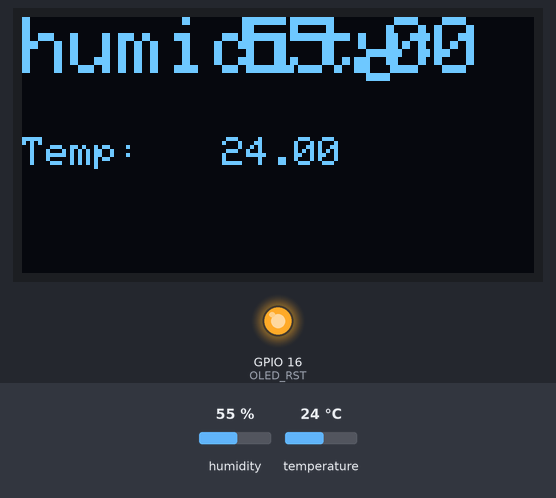
Recording of a sketch running on a simulated ESP32. On the bench: 128×64 one-colour display, output pins drawn as LEDs (lit = HIGH). The inputs (shaded band) are chosen by the test bench; at power-on: humidity 55 %, temperature 24 °C. No radio packets arrive unless stated; what the sketch prints to the serial monitor is not drawn.

Above: at 3.3 s.
3.4 s: humidity set to 22 %
At 8.5 s:
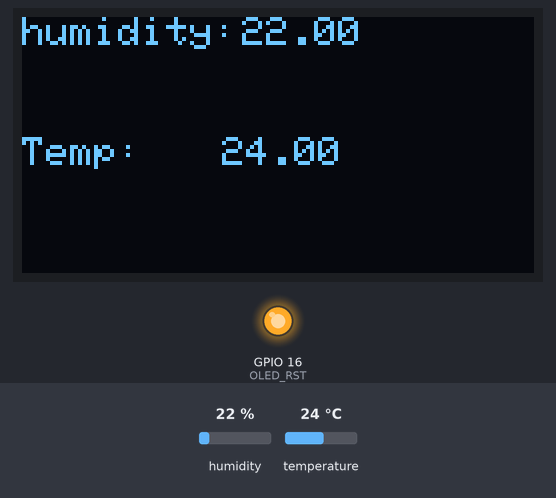
9.1 s: temperature set to 12 °C
At 13.9 s:
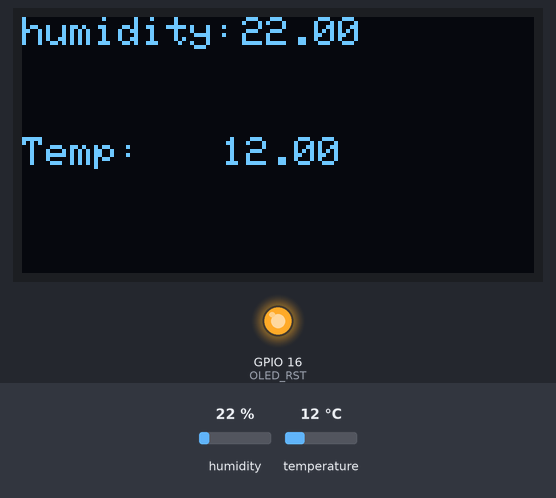
14.8 s: humidity set to 40 %
At 18.1 s:
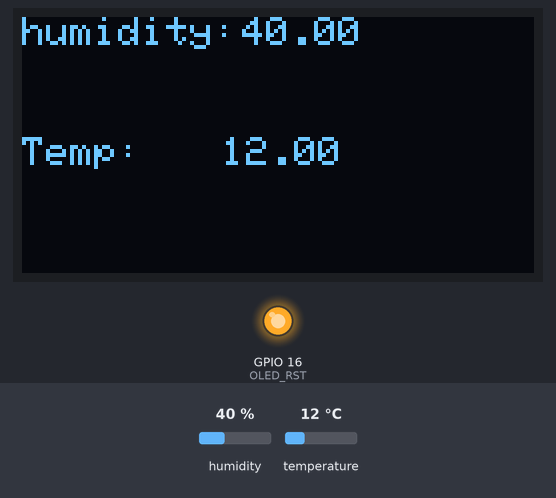
20.5 s: temperature set to 19 °C
Timing chart, 0 to 23.5 s (numbered marks = the images above; inputs shaded):
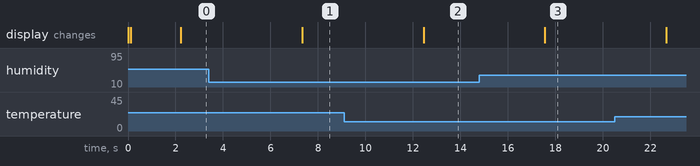

Measured:
- after the input at 3.4 s, the display: changes after 3.9 s (image 1)
- after the input at 9.1 s, the display: changes after 3.3 s (image 2)
- after the input at 14.8 s, the display: changes after 2.8 s (image 3)

The sketch:

main.ino
```cpp
/*
  * source humidity  https://esp32io.com/tutorials/esp32-temperature-humidity-sensor
  * source lora code  https://randomnerdtutorials.com/ttgo-lora32-sx1276-arduino-ide/
  *  libs add
  *  adafruit ssd 1306
  *  gfx  by adafruit
  *  lora by sandeep m
  *  DHT sensor library by adafruit
*/


#include <SPI.h>
#include <LoRa.h>

//Libraries for OLED Display
#include <Wire.h>
#include <Adafruit_GFX.h>
#include <Adafruit_SSD1306.h>
///humidity
#include <DHT.h>
#define DHT_SENSOR_PIN  21 // ESP32 pin GIOP21 connected to DHT11 sensor
#define DHT_SENSOR_TYPE DHT11

//define the pins used by the LoRa transceiver module
#define SCK 5
#define MISO 19
#define MOSI 27
#define SS 18
#define RST 14
#define DIO0 26

//433E6 for Asia
//866E6 for Europe
//915E6 for North America
#define BAND 868.1E6

//OLED pins
#define OLED_SDA 4
#define OLED_SCL 15
#define OLED_RST 16
#define SCREEN_WIDTH 128 // OLED display width, in pixels
#define SCREEN_HEIGHT 64 // OLED display height, in pixels


DHT dht_sensor(DHT_SENSOR_PIN, DHT_SENSOR_TYPE);

Adafruit_SSD1306 display(SCREEN_WIDTH, SCREEN_HEIGHT, &Wire, OLED_RST);


void setup() {
  Serial.begin(9600);
  dht_sensor.begin(); // initialize the DHT sensor
  Serial.print("end begin");

  //reset OLED display via software
  pinMode(OLED_RST, OUTPUT);
  digitalWrite(OLED_RST, LOW);
  delay(20);
  digitalWrite(OLED_RST, HIGH);

  //initialize OLED
  Wire.begin(OLED_SDA, OLED_SCL);
  if(!display.begin(SSD1306_SWITCHCAPVCC, 0x3c, false, false)) { // Address 0x3C for 128x32
    Serial.println(F("SSD1306 allocation failed"));
    for(;;); // Don't proceed, loop forever
  }

  display.clearDisplay();
  display.setTextColor(WHITE);
  display.setTextSize(2);
  display.setCursor(0,0);
  display.display();

  Serial.println("LoRa Sender Test");

  //SPI LoRa pins
  SPI.begin(SCK, MISO, MOSI, SS);
  //setup LoRa transceiver module
  LoRa.setPins(SS, RST, DIO0);

  if (!LoRa.begin(BAND)) {
    Serial.println("Starting LoRa failed!");
    while (1);
  }
  Serial.println("LoRa Initializing OK!");
  display.setCursor(0,10);
  display.print("LoRa Initializing OK!");
  display.display();
  delay(2000);

}

void loop() {


  // read humidity
  float humi  = dht_sensor.readHumidity();
  // read temperature in Celsius
  float tempC = dht_sensor.readTemperature();


  // check whether the reading is successful or not
  if ( isnan(tempC) || isnan(humi)) {
    Serial.println("Failed to read from DHT sensor!");
    display.clearDisplay();
    display.setCursor(0,0);
    display.println("NO DATA RECEIVE");
    display.display();
  } else {
    Serial.println("");
    Serial.print("Humidity: ");
    Serial.print(humi);
    Serial.print("%");
    Serial.print("  |  ");
    Serial.print("Temperature: ");
    Serial.print(tempC);
    Serial.print("C");
    //Send LoRa packet to receiver
    LoRa.beginPacket();
    LoRa.print("{humi:");
    LoRa.print(humi);
    LoRa.print(",tempC:");
    LoRa.print(tempC);
    LoRa.print("}");
    LoRa.endPacket();
    display.clearDisplay();
    display.setCursor(0,0);
    display.println("humidity: ");
    display.setCursor(55,0);
    display.print(humi);
    display.setCursor(0,20);
    display.setTextSize(1);
    display.print(" ");
    display.setCursor(0,30);
    display.print("Temp: ");
    display.setCursor(50,30);
    display.print(tempC);
    display.display();


  }


  // wait a 5 seconds between readings
  delay(5000);


}
```
